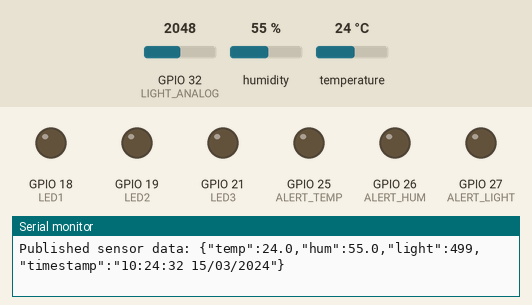
A sketch run on a simulated ESP32. Shown: output pins drawn as LEDs (lit = HIGH), the last lines printed to the serial monitor. Dashed ring = blinking. Inputs (shaded band) come from the test bench; at power-on: humidity 55 %, GPIO 32 (LIGHT_ANALOG) = 2048, temperature 24 °C. WiFi joins after 1.5 s; servers stay silent unless stated; the local clock reads 2024-03-15 10:24:30 at power-on unless the sketch sets it; random numbers use the default seed unless the sketch sets one; no MQTT or app messages arrive unless stated.

Above: at 3.7 s.
3.8 s: humidity set to 69 %
7.8 s: humidity set to 73 %
At 10.66 s:
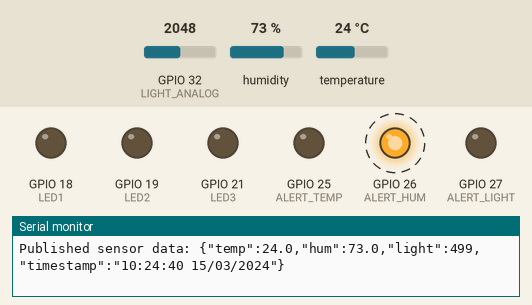
12.7 s: GPIO 32 (LIGHT_ANALOG) set to 842
16.2 s: GPIO 32 (LIGHT_ANALOG) set to 780
At 16.67 s:
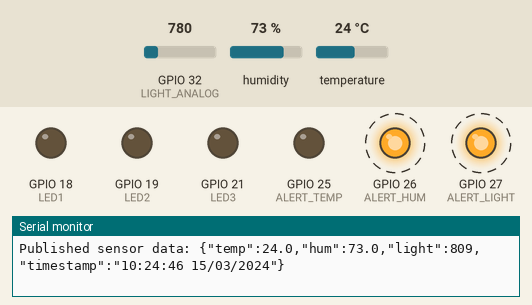
19.7 s: temperature set to 29 °C
23.8 s: temperature set to 32 °C
At 26.69 s:
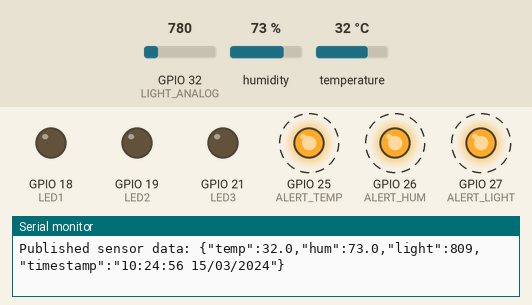
Timing chart, 0 to 29.7 s (numbered marks = the images above; inputs shaded):
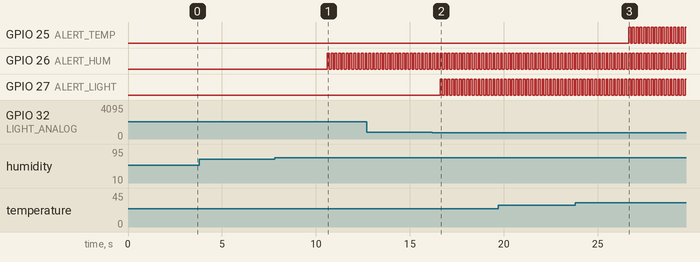

Measured:
- the behaviour switches between 70 and 71 % on humidity (found by bisection; images 0 and 1)
- the behaviour switches between 815 and 814 on GPIO 32 (LIGHT_ANALOG) (found by bisection; images 1 and 2)
- the behaviour switches between 30 and 31 °C on temperature (found by bisection; images 2 and 3)
- after the input at 7.8 s, GPIO 26 (ALERT_HUM): alternates HIGH for 0.10 s and LOW for 0.10 s, starting after 2.8 s
- after the input at 16.2 s, GPIO 27 (ALERT_LIGHT): alternates HIGH for 0.10 s and LOW for 0.10 s, starting after 0.43 s
- after the input at 23.8 s, GPIO 25 (ALERT_TEMP): alternates HIGH for 0.10 s and LOW for 0.10 s, starting after 2.8 s

The sketch:

sketch_may18a_copy_20250519021340.ino
```cpp
#include <WiFi.h>
#include <PubSubClient.h>
#include "time.h"
#include <DHT.h>

// ------------ Configuration ------------

const char* ssid = "Tom Toc Xu";
const char* password = "20022007";
// const char* mqtt_server = "broker.hivemq.com";
// const int mqtt_port = 1883;
const char* mqtt_server = "192.168.2.24"; // Your computer's IP address
const int mqtt_port = 1884;
const char* mqtt_username = "hoanganh";
const char* mqtt_password = "221202";

// NTP Time
const char* ntpServer = "pool.ntp.org";
const long gmtOffset_sec = 7 * 3600;
const int daylightOffset_sec = 0;

// Sensor Pins
#define DHTPIN 4
#define DHTTYPE DHT11
#define LIGHT_ANALOG 32

// Light Control Pins
#define LED1 18
#define LED2 19
#define LED3 21
bool ledStates[4] = {false, false, false, false};  // 1-based indexing

// Alert LED Pins
#define ALERT_TEMP 25
#define ALERT_HUM 26
#define ALERT_LIGHT 27

unsigned long lastBlinkTime = 0;
const unsigned long blinkInterval = 100;
bool alertStates[3] = {false, false, false};
bool blinkStates[3] = {false, false, false};

// Objects
WiFiClient espClient;
PubSubClient client(espClient);
DHT dht(DHTPIN, DHTTYPE);

unsigned long lastSensorPublish = 0;
const unsigned long sensorInterval = 2000;

// ------------ Utility Functions ------------

String getFormattedTime() {
  struct tm timeinfo;
  if (!getLocalTime(&timeinfo)) return "00:00:00 00/00/0000";
  char timeStr[30];
  strftime(timeStr, sizeof(timeStr), "%H:%M:%S %d/%m/%Y", &timeinfo);
  return String(timeStr);
}

void setup_wifi() {
  Serial.print("Connecting to WiFi: ");
  Serial.println(ssid);
  WiFi.begin(ssid, password);

  int retries = 0;
  while (WiFi.status() != WL_CONNECTED && retries++ < 20) {
    delay(300);
    Serial.print(".");
  }

  if (WiFi.status() == WL_CONNECTED) {
    Serial.println("\nWiFi connected! IP: " + WiFi.localIP().toString());
  } else {
    Serial.println("\nWiFi connection failed.");
  }
}

void sync_time_fast() {
  configTime(gmtOffset_sec, daylightOffset_sec, ntpServer);
  Serial.print("Syncing time");

  struct tm timeinfo;
  int attempt = 0;
  while (!getLocalTime(&timeinfo) && attempt++ < 20) {
    Serial.print(".");
    delay(200);
  }

  if (getLocalTime(&timeinfo)) {
    Serial.println("\nTime synced: " + getFormattedTime());
  } else {
    Serial.println("\nTime sync failed.");
  }
}

// ------------ MQTT Reconnect ------------

bool hasSentInitialLog = false;

bool reconnect() {
  String clientId = "ESP32Client_" + String(random(0xffff), HEX);
  Serial.print("Connecting to MQTT as ");
  Serial.println(clientId);

  if (client.connect(clientId.c_str())) {
    Serial.println("MQTT connected.");
    client.subscribe("esp32/lights/control");
    client.publish("esp32/status", "ESP32 online");

    if (!hasSentInitialLog) {
      hasSentInitialLog = true;
      for (int i = 1; i <= 3; i++) {
        String state = ledStates[i] ? "on" : "off";
        String payload = "{\"led\":" + String(i) +
                         ",\"state\":\"" + state +
                         "\",\"timestamp\":\"" + getFormattedTime() + "\"}";
        client.publish("esp32/lights/log", payload.c_str());
        Serial.println("Published initial LED state: " + payload);
      }
    }

    return true;
  } else {
    Serial.print("Failed, rc=");
    Serial.print(client.state());
    Serial.println(". Retrying...");
    return false;
  }
}

// ------------ MQTT Callback ------------

void callback(char* topic, byte* message, unsigned int length) {
  String msg;
  for (int i = 0; i < length; i++) msg += (char)message[i];
  Serial.println("MQTT Received: " + msg);

  //Tách thông tin LED số mấy
  int ledNum = msg.indexOf("\"led\":") != -1 ? msg.substring(msg.indexOf("\"led\":") + 6).toInt() : 0;
  // 🔍 Kiểm tra xem message yêu cầu "on" hay "off"
  String state = msg.indexOf("on") != -1 ? "on" : "off";
  bool turnOn = (state == "on");

  //Nếu đúng LED hợp lệ
  if (ledNum >= 1 && ledNum <= 3) {
    if (ledStates[ledNum] == turnOn) {
      Serial.println("🔁 Ignored redundant toggle for LED " + String(ledNum)); //Nếu trạng thái không đổi thì bỏ qua
      return;
    }

    // Bật tắt chân GPIO (đèn) tương ứng
    int pin = (ledNum == 1) ? LED1 : (ledNum == 2) ? LED2 : LED3;
    digitalWrite(pin, turnOn ? HIGH : LOW);
    ledStates[ledNum] = turnOn;

    //Gửi một cái log xác nhận ngược lại
    String logPayload = "{\"led\":" + String(ledNum) +
                        ",\"state\":\"" + state +
                        "\",\"timestamp\":\"" + getFormattedTime() + "\"}";
    client.publish("esp32/lights/log", logPayload.c_str());
    Serial.println("Published light event: " + logPayload);
  }
}

// ------------ Setup ------------

void setup() {
  Serial.begin(115200);
  delay(1000);
  Serial.println("\nESP32 Booting...");

  pinMode(LED1, OUTPUT); pinMode(LED2, OUTPUT); pinMode(LED3, OUTPUT);
  digitalWrite(LED1, LOW); digitalWrite(LED2, LOW); digitalWrite(LED3, LOW);

  pinMode(ALERT_TEMP, OUTPUT);
  pinMode(ALERT_HUM, OUTPUT);
  pinMode(ALERT_LIGHT, OUTPUT);

  digitalWrite(ALERT_TEMP, LOW);
  digitalWrite(ALERT_HUM, LOW);
  digitalWrite(ALERT_LIGHT, LOW);

  setup_wifi();
  sync_time_fast();

  dht.begin();
  client.setServer(mqtt_server, mqtt_port);
  client.setCallback(callback);
}

// ------------ Main Loop ------------

void loop() {
  if (!client.connected()) {
    if (!reconnect()) {
      delay(2000);
      return;
    }
  }

  client.loop();

  // 📤 Đọc sensor và gửi MQTT mỗi 2 giây
  unsigned long now = millis();
  if (now - lastSensorPublish > sensorInterval) {
    lastSensorPublish = now; // Cập nhật mốc thời gian gửi gần nhất

    // 🌡️ Đọc nhiệt độ và độ ẩm từ cảm biến DHT11
    float temp = dht.readTemperature();
    float hum = dht.readHumidity();
    // 💡 Đọc ánh sáng từ cảm biến quang trở (qua ADC pin 32)
    int rawLight = analogRead(LIGHT_ANALOG);
    int light = map(rawLight, 4095, 0, 0, 1000);
    light = constrain(light, 0, 1000); //giới hạn lux từ 0-1000

    String timestamp = getFormattedTime(); //Thời gian đúng định dạng

    if (!isnan(temp) && !isnan(hum)) {
      // 📦 Đóng gói payload JSON
      String payload = "{\"temp\":" + String(temp, 1) +
                       ",\"hum\":" + String(hum, 1) +
                       ",\"light\":" + String(light) +
                       ",\"timestamp\":\"" + timestamp + "\"}";
      // 🚀 Gửi payload lên topic MQTT
      client.publish("esp32/sensors", payload.c_str());
      Serial.println("Published sensor data: " + payload);

      // Cập nhật trạng thái cảnh báo (dùng cho đèn nhấp nháy)
      alertStates[0] = temp > 30;
      alertStates[1] = hum > 70;
      alertStates[2] = light > 800;
    } else {
      Serial.println("DHT sensor read failed.");
    }
  }

  // 💡 Nhấp nháy đèn cảnh báo nếu có cảnh báo (mỗi 100ms)
  if (now - lastBlinkTime >= blinkInterval) {
    lastBlinkTime = now;
    for (int i = 0; i < 3; i++) {
      if (alertStates[i]) {
        blinkStates[i] = !blinkStates[i];
        digitalWrite(ALERT_TEMP + i, blinkStates[i]);
      } else {
        blinkStates[i] = false;
        digitalWrite(ALERT_TEMP + i, LOW);
      }
    }
  }
}
```
